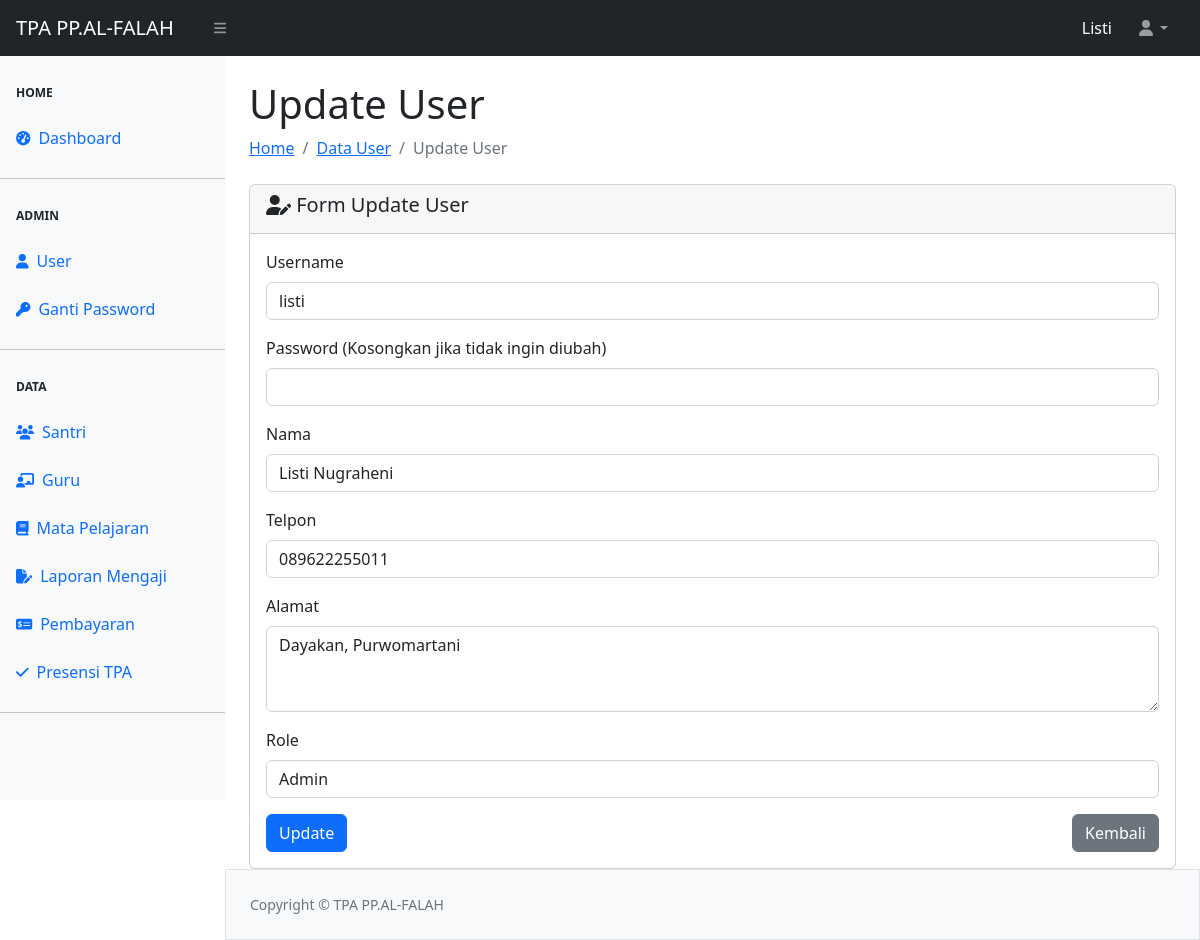
Screenshot of /auth/update-register.php?id=11 (signed in) with the database file from the repository.
### tables this page shows
CREATE TABLE `tbl_newuser` (
  `id` int(11) NOT NULL,
  `username` varchar(50) NOT NULL,
  `password` varchar(255) NOT NULL,
  `role` enum('admin','santri') NOT NULL,
  `nama` varchar(100) NOT NULL,
  `telpon` varchar(50) NOT NULL,
  `alamat` varchar(100) NOT NULL
);

### auth/update-register.php (the view, shortened to what this page needs)
<?php
require_once "../config.php";
require_once "../template/header.php";
require_once "../template/navbar.php";
require_once "../template/sidebar.php";
$id = $_GET['id'];
$queryUser = mysqli_query($koneksi, "SELECT * FROM tbl_newuser WHERE id = '$id'");
$data = mysqli_fetch_assoc($queryUser);
?>
<div id="layoutSidenav_content">
    <main>
        <div class="container-fluid px-4">
            <h1 class="mt-4">Update User</h1>
            <ol class="breadcrumb mb-4">
                <li class="breadcrumb-item"><a href="../index.php">Home</a></li>
                <li class="breadcrumb-item"><a href="../user/user.php">Data User</a></li>
                <li class="breadcrumb-item active">Update User</li>
            </ol>
            <div class="card">
                <div class="card-header">
                    <h5><i class="fa-solid fa-user-edit"></i> Form Update User</h5>
                </div>
                <div class="card-body">
                    <form action="register_process.php" method="POST">
                        <div class="mb-3">
                            <label for="username" class="form-label">Username</label>
                            <input type="text" name="username" id="username" class="form-control" value="<?= htmlspecialchars($data['username']) ?>" required>
                        </div>
                        <div class="mb-3">
                            <label for="password" class="form-label">Password (Kosongkan jika tidak ingin diubah)</label>
                            <input type="password" name="password" id="password" class="form-control">
                        </div>
                        <div class="mb-3">
                            <label for="nama" class="form-label">Nama</label>
                            <input type="text" name="nama" id="nama" class="form-control" value="<?= htmlspecialchars($data['nama']) ?>" required>
                        </div>
                        <div class="mb-3">
                            <label for="telpon" class="form-label">Telpon</label>
                            <input type="tel" name="telpon" id="telpon" class="form-control" pattern="[0-9]{5,}" title="Minimal 5 angka" value="<?= htmlspecialchars($data['telpon']) ?>" required>
                        </div>
                        <div class="mb-3">
                            <label for="alamat" class="form-label">Alamat</label>
                            <textarea name="alamat" id="alamat" class="form-control" rows="3" required><?= htmlspecialchars($data['alamat']) ?></textarea>
                        </div>
                        <div class="mb-3">
                            <label for="role" class="form-label">Role</label>
                            <select name="role" id="role" class="form-control" required>
                                <option value="admin" <?= $data['role'] === 'admin' ? 'selected' : '' ?>>Admin</option>
                            </select>
                        </div>
                        <div class="d-flex justify-content-between">
                            <button type="submit" name="update" class="btn btn-primary">Update</button>
                            <a href="../user/user.php" class="btn btn-secondary">Kembali</a>
                        </div>
                    </form>
                </div>
            </div>
        </div>
    </main>
    <?php require_once "../template/footer.php"; ?>

### rows the page displays
tbl_newuser: username "listi", nama "Listi Nugraheni", telpon "089622255011", alamat "Dayakan, Purwomartani", role "Admin"

### other values shown
$_SESSION['ssUser'] "Listi"
